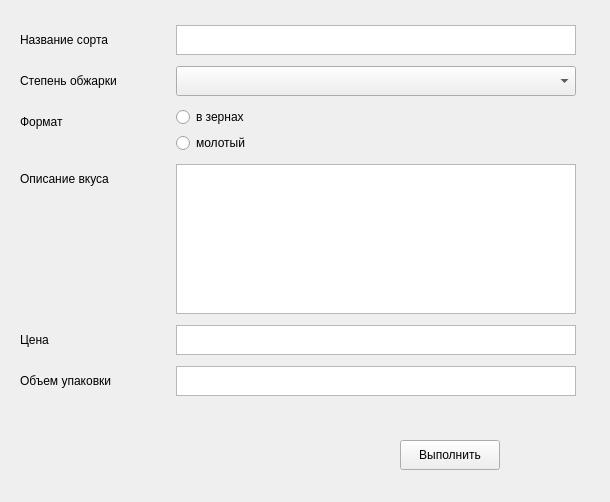
<?xml version="1.0" encoding="UTF-8"?>
<ui version="4.0">
 <class>Form</class>
 <widget class="QWidget" name="Form">
  <property name="geometry">
   <rect>
    <x>0</x>
    <y>0</y>
    <width>610</width>
    <height>502</height>
   </rect>
  </property>
  <property name="windowTitle">
   <string>Введите данные</string>
  </property>
  <widget class="QWidget" name="formLayoutWidget">
   <property name="geometry">
    <rect>
     <x>20</x>
     <y>20</y>
     <width>571</width>
     <height>381</height>
    </rect>
   </property>
   <layout class="QFormLayout" name="formLayout">
    <item row="0" column="0">
     <widget class="QLabel" name="label">
      <property name="minimumSize">
       <size>
        <width>150</width>
        <height>30</height>
       </size>
      </property>
      <property name="maximumSize">
       <size>
        <width>150</width>
        <height>30</height>
       </size>
      </property>
      <property name="text">
       <string>Название сорта</string>
      </property>
     </widget>
    </item>
    <item row="1" column="0">
     <widget class="QLabel" name="label_2">
      <property name="minimumSize">
       <size>
        <width>150</width>
        <height>30</height>
       </size>
      </property>
      <property name="maximumSize">
       <size>
        <width>150</width>
        <height>30</height>
       </size>
      </property>
      <property name="text">
       <string>Степень обжарки</string>
      </property>
     </widget>
    </item>
    <item row="1" column="1">
     <widget class="QComboBox" name="comboBox">
      <property name="minimumSize">
       <size>
        <width>400</width>
        <height>30</height>
       </size>
      </property>
      <property name="maximumSize">
       <size>
        <width>400</width>
        <height>30</height>
       </size>
      </property>
     </widget>
    </item>
    <item row="3" column="0">
     <widget class="QLabel" name="label_3">
      <property name="minimumSize">
       <size>
        <width>150</width>
        <height>30</height>
       </size>
      </property>
      <property name="maximumSize">
       <size>
        <width>150</width>
        <height>30</height>
       </size>
      </property>
      <property name="text">
       <string>Описание вкуса</string>
      </property>
     </widget>
    </item>
    <item row="3" column="1">
     <widget class="QPlainTextEdit" name="taste">
      <property name="minimumSize">
       <size>
        <width>400</width>
        <height>150</height>
       </size>
      </property>
      <property name="maximumSize">
       <size>
        <width>400</width>
        <height>30</height>
       </size>
      </property>
     </widget>
    </item>
    <item row="4" column="0">
     <widget class="QLabel" name="label_4">
      <property name="minimumSize">
       <size>
        <width>150</width>
        <height>30</height>
       </size>
      </property>
      <property name="maximumSize">
       <size>
        <width>150</width>
        <height>30</height>
       </size>
      </property>
      <property name="text">
       <string>Цена</string>
      </property>
     </widget>
    </item>
    <item row="5" column="0">
     <widget class="QLabel" name="label_5">
      <property name="minimumSize">
       <size>
        <width>150</width>
        <height>30</height>
       </size>
      </property>
      <property name="maximumSize">
       <size>
        <width>150</width>
        <height>30</height>
       </size>
      </property>
      <property name="text">
       <string>Объем упаковки</string>
      </property>
     </widget>
    </item>
    <item row="2" column="1">
     <layout class="QVBoxLayout" name="verticalLayout">
      <item>
       <widget class="QRadioButton" name="radioButton_2">
        <property name="text">
         <string>в зернах</string>
        </property>
        <attribute name="buttonGroup">
         <string notr="true">buttonGroup</string>
        </attribute>
       </widget>
      </item>
      <item>
       <widget class="QRadioButton" name="radioButton">
        <property name="text">
         <string>молотый</string>
        </property>
        <attribute name="buttonGroup">
         <string notr="true">buttonGroup</string>
        </attribute>
       </widget>
      </item>
     </layout>
    </item>
    <item row="2" column="0">
     <widget class="QLabel" name="label_6">
      <property name="minimumSize">
       <size>
        <width>150</width>
        <height>30</height>
       </size>
      </property>
      <property name="maximumSize">
       <size>
        <width>150</width>
        <height>30</height>
       </size>
      </property>
      <property name="text">
       <string>Формат</string>
      </property>
     </widget>
    </item>
    <item row="0" column="1">
     <widget class="QPlainTextEdit" name="type_coffee">
      <property name="minimumSize">
       <size>
        <width>400</width>
        <height>30</height>
       </size>
      </property>
      <property name="maximumSize">
       <size>
        <width>400</width>
        <height>30</height>
       </size>
      </property>
     </widget>
    </item>
    <item row="4" column="1">
     <widget class="QPlainTextEdit" name="price">
      <property name="minimumSize">
       <size>
        <width>400</width>
        <height>30</height>
       </size>
      </property>
      <property name="maximumSize">
       <size>
        <width>400</width>
        <height>30</height>
       </size>
      </property>
     </widget>
    </item>
    <item row="5" column="1">
     <widget class="QPlainTextEdit" name="volume">
      <property name="minimumSize">
       <size>
        <width>400</width>
        <height>30</height>
       </size>
      </property>
      <property name="maximumSize">
       <size>
        <width>400</width>
        <height>30</height>
       </size>
      </property>
     </widget>
    </item>
   </layout>
  </widget>
  <widget class="QPushButton" name="run">
   <property name="geometry">
    <rect>
     <x>400</x>
     <y>440</y>
     <width>100</width>
     <height>30</height>
    </rect>
   </property>
   <property name="text">
    <string>Выполнить</string>
   </property>
  </widget>
  <widget class="QLabel" name="info">
   <property name="geometry">
    <rect>
     <x>30</x>
     <y>438</y>
     <width>300</width>
     <height>30</height>
    </rect>
   </property>
   <property name="text">
    <string/>
   </property>
  </widget>
 </widget>
 <resources/>
 <connections/>
 <buttongroups>
  <buttongroup name="buttonGroup"/>
 </buttongroups>
</ui>
